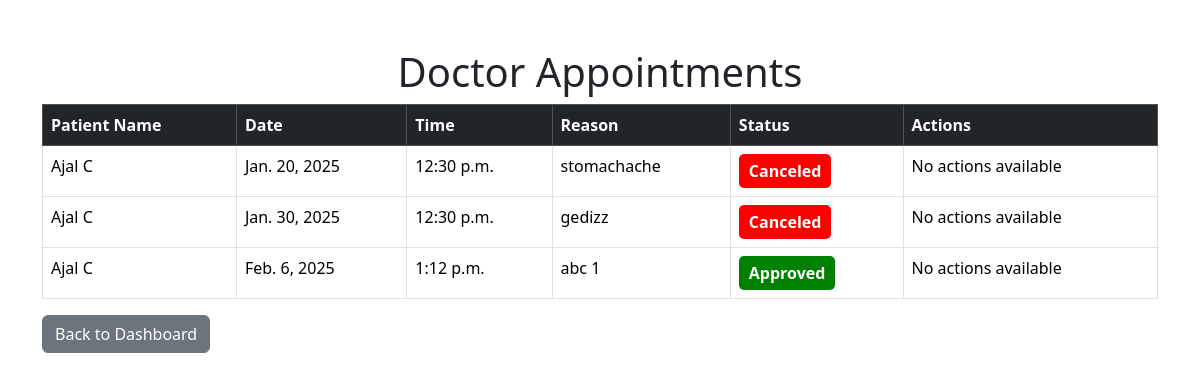
/hospital/appointments/ (signed in), run on the app's committed database.
### hospital/models.py (models this page shows, shortened)
class Appointment(models.Model):
    STATUS_CHOICES = [
        ('pending', 'Pending'),
        ('approved', 'Approved'),
        ('canceled', 'Canceled'),
    ]
    patient = models.ForeignKey(Patient, on_delete=models.CASCADE, related_name='appointments')
    doctor = models.ForeignKey(Doctor, on_delete=models.CASCADE)
    department=models.ForeignKey(Department,on_delete=models.CASCADE)
    date = models.DateField()
    time = models.TimeField()
    status = models.CharField(max_length=10, choices=STATUS_CHOICES, default='pending')
    reason = models.TextField()

class Patient(models.Model):
    user = models.OneToOneField(User, on_delete=models.CASCADE)
    date_of_birth = models.DateField(null=True, blank=True)
    contact_number = models.CharField(max_length=15)
    address = models.TextField()
    GENDER_CHOICES = [
        ('male', 'Male'),
        ('female', 'Female'),
        ('other', 'Other'),
    ]
    gender = models.CharField(max_length=10, choices=GENDER_CHOICES,null=True,blank=True)

### accounts/models.py (models this page shows)
class User(AbstractUser):
    ROLE_CHOICES = [
        ('admin', 'Admin'),
        ('doctor', 'Doctor'),
        ('patient', 'Patient'),
    ]
    role = models.CharField(max_length=10, choices=ROLE_CHOICES, default='patient')
    GENDER_CHOICES = [
        ('male', 'Male'),
        ('female', 'Female'),
        ('other', 'Other'),
    ]
    gender = models.CharField(max_length=10, choices=GENDER_CHOICES, blank=True, null=True)

### hospital/views.py (the view)
# urls.py: path('appointments/', AppointmentListView.as_view(), name='appointment_list'),
class AppointmentListView(LoginRequiredMixin, ListView):
    model = Appointment
    context_object_name = 'appointments'
    template_name = 'appointment_list.html'  # Default for patients
    def get_queryset(self):
        user = self.request.user
        if user.role == 'patient':
            patient = get_object_or_404(Patient, user=user)
            return Appointment.objects.filter(patient=patient)
        elif user.role == 'doctor':
            doctor = get_object_or_404(Doctor, user=user)
            return Appointment.objects.select_related('patient', 'patient__user').filter(doctor=doctor)
        elif user.role == 'admin':
            return Appointment.objects.select_related('patient', 'doctor', 'patient__user', 'doctor__user').all()
        raise PermissionDenied("You are not authorized to view this page.")
    def get_template_names(self):
        if self.request.user.role == 'doctor':
            return ['doctor_appointment_list.html']
        elif self.request.user.role == 'admin':
            return ['admin_appointment_list.html']
        return [self.template_name]  # Default to patient template

### hospital/templates/doctor_appointment_list.html (shortened to what this page needs)
<!DOCTYPE html>
<html lang="en">
<head>
    <link href="https://cdn.jsdelivr.net/npm/bootstrap@5.3.3/dist/css/bootstrap.min.css" rel="stylesheet">
</head>
<body>
    <div class="container mt-5">
        <h1 class="text-center">Doctor Appointments</h1>
        <table class="table table-bordered">
            <thead class="table-dark">
                <tr>
                    <th>Patient Name</th>
                    <th>Date</th>
                    <th>Time</th>
                    <th>Reason</th>
                    <th>Status</th>
                    <th>Actions</th>
                </tr>
            </thead>
            <tbody>
                {% for appointment in appointments %}
                <tr>
                    <td>{{ appointment.patient.user.first_name }} {{ appointment.patient.user.last_name }}</td>
                    <td>{{ appointment.date }}</td>
                    <td>{{ appointment.time }}</td>
                    <td>{{ appointment.reason }}</td>
                    <td>
                        <span class="status-label status-{{ appointment.status }}">{{ appointment.get_status_display }}</span>
                    </td>
                    <td>
                        {% if user.role == 'doctor' or user.role == 'admin' %}
                            {% if appointment.status == 'pending' %}
                            <form method="post" action="{% url 'appointment_status_update' appointment.id %}">
                                {% csrf_token %}
                                <button type="submit" name="status" value="approved" class="btn btn-success btn-sm">
                                    Approve
                                </button>
                                <button type="submit" name="status" value="canceled" class="btn btn-danger btn-sm">
                                    Cancel
                                </button>
                            </form>
                            {% else %}
                                <span>No actions available</span>
                            {% endif %}
                        {% endif %}
                    </td>
                </tr>
                {% empty %}
                <tr>
                    <td colspan="6" class="text-center">No appointments found.</td>
                </tr>
                {% endfor %}
            </tbody>
        </table>
        <a href="{% url 'dashboard' %}" class="btn btn-secondary">Back to Dashboard</a>
    </div>
</body>
</html>

### hospital/templates/doctor_appointment_list.html (style rules this page uses)
.status-label { padding: 5px 10px; border-radius: 5px; font-weight: bold; display: inline-block; }
.status-approved { background-color: green; color: white; }
.status-canceled { background-color: red; color: white; }

### data on the page
Appointment: patient.user.first_name "Ajal", patient.user.last_name "C", date "Jan. 20, 2025", time "12:30 p.m.", reason "stomachache", status "Canceled", shows "No actions available"
Appointment: patient.user.first_name "Ajal", patient.user.last_name "C", date "Jan. 30, 2025", time "12:30 p.m.", reason "gedizz", status "Canceled", shows "No actions available"
Appointment: patient.user.first_name "Ajal", patient.user.last_name "C", date "Feb. 6, 2025", time "1:12 p.m.", reason "abc 1", status "Approved", shows "No actions available"
